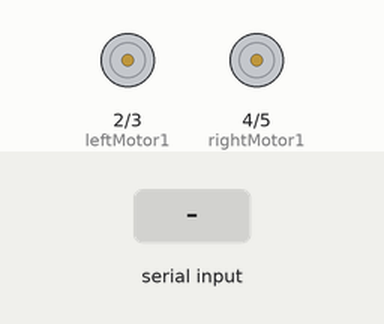
Recording of a sketch running on a simulated Arduino Uno, built with avr-gcc and run on an emulated ATmega328P. Parts: motor-driver pin pairs drawn as motors (green arrow = first pin HIGH = forward, orange = second pin HIGH = backward, longer = more drive). The test bench sets the inputs (shaded band). What the sketch prints to the serial monitor is not drawn.

Above: at 1.2 s.
1.3 s: "1" received over Serial
At 2.2 s:
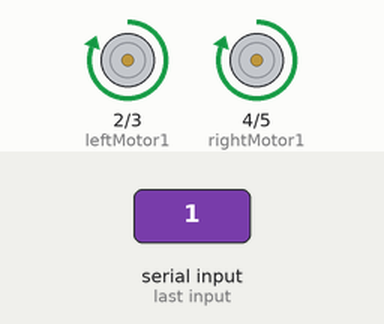
2.8 s: "2" received over Serial
At 3.3 s:
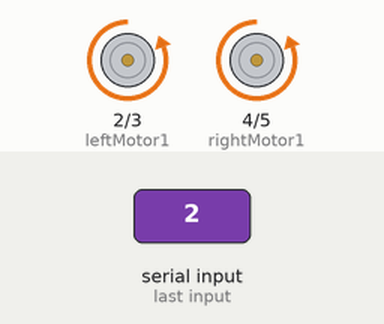
4.3 s: "3" received over Serial
At 5.5 s:
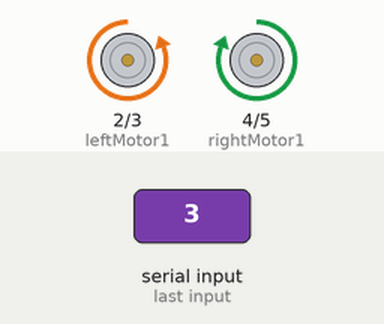
5.8 s: "4" received over Serial
At 6.8 s:
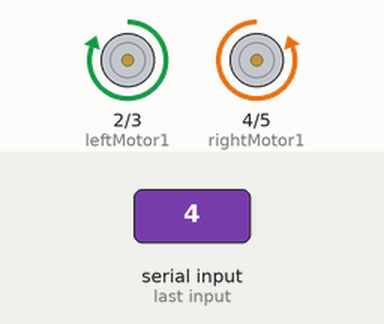
7.3 s: "0" received over Serial
At 8.0 s:
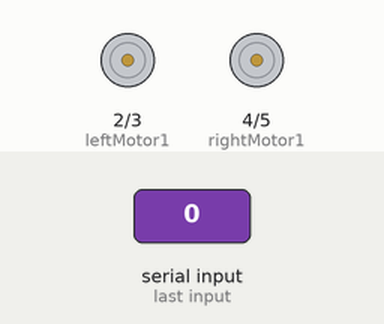
Timing chart, 0 to 9.8 s (numbered marks = the images above; inputs shaded):
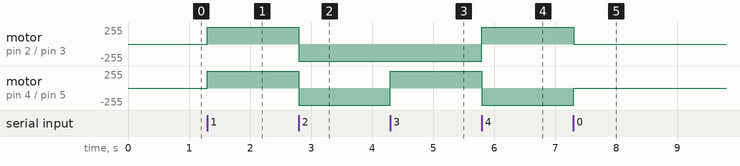

The sketch:

bluetooth-1.ino
```cpp
int leftMotor1 = 2;
int leftMotor2 = 3;
int rightMotor1 = 4;
int rightMotor2 = 5;

void setup() {
  // put your setup code here, to run once:
  Serial.begin(9600);
  pinMode(leftMotor1, OUTPUT);
  pinMode(leftMotor2, OUTPUT);
  pinMode(rightMotor1, OUTPUT);
  pinMode(rightMotor2, OUTPUT);
}

void loop() {
  // put your main code here, to run repeatedly:
  //usart read
  if(Serial.available()>0)
  {
    char cmd = Serial.read();//读取蓝牙模块发送到串口的数据

    Serial.print(cmd);
    motorRun(cmd);

  }
}
void motorRun(int cmd)
{
  switch(cmd){
    case '1':
      digitalWrite(leftMotor1, HIGH);
      digitalWrite(leftMotor2, LOW);
      digitalWrite(rightMotor1, HIGH);
      digitalWrite(rightMotor2, LOW);
      break;
     case '2':
      digitalWrite(leftMotor1, LOW);
      digitalWrite(leftMotor2, HIGH);
      digitalWrite(rightMotor1, LOW);
      digitalWrite(rightMotor2, HIGH);
      break;
     case '3':
      digitalWrite(leftMotor1, LOW);
      digitalWrite(leftMotor2, HIGH);
      digitalWrite(rightMotor1, HIGH);
      digitalWrite(rightMotor2, LOW);
      break;
     case '4':
      digitalWrite(leftMotor1, HIGH);
      digitalWrite(leftMotor2, LOW);
      digitalWrite(rightMotor1, LOW);
      digitalWrite(rightMotor2, HIGH);
      break;
     default:
      digitalWrite(leftMotor1, LOW);
      digitalWrite(leftMotor2, LOW);
      digitalWrite(rightMotor1, LOW);
      digitalWrite(rightMotor2, LOW);
  }
}
```

Measured:
- after the input at 1.3 s, motor on pin 2 (leftMotor1) / pin 3 (leftMotor2), motor on pin 4 (rightMotor1) / pin 5 (rightMotor2): stopped → forward 255/255 at once
- after the input at 2.8 s, motor on pin 2 (leftMotor1) / pin 3 (leftMotor2), motor on pin 4 (rightMotor1) / pin 5 (rightMotor2): forward 255/255 → backward 255/255 at once
- after the input at 4.3 s, motor on pin 4 (rightMotor1) / pin 5 (rightMotor2): backward 255/255 → forward 255/255 at once
- after the input at 5.8 s, motor on pin 2 (leftMotor1) / pin 3 (leftMotor2): backward 255/255 → forward 255/255 at once; motor on pin 4 (rightMotor1) / pin 5 (rightMotor2): forward 255/255 → backward 255/255 at once
- after the input at 7.3 s, motor on pin 2 (leftMotor1) / pin 3 (leftMotor2): forward 255/255 → stopped at once; motor on pin 4 (rightMotor1) / pin 5 (rightMotor2): backward 255/255 → stopped at once
